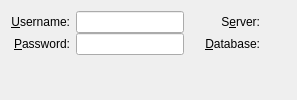
    <widget class="QFrame" name="_frame">
     <property name="sizePolicy">
      <sizepolicy hsizetype="Preferred" vsizetype="Expanding">
       <horstretch>0</horstretch>
       <verstretch>1</verstretch>
      </sizepolicy>
     </property>
     <property name="frameShape">
      <enum>QFrame::NoFrame</enum>
     </property>
     <property name="frameShadow">
      <enum>QFrame::Plain</enum>
     </property>
     <layout class="QGridLayout" name="gridLayout">
      <property name="verticalSpacing">
       <number>0</number>
      </property>
      <item row="0" column="0">
       <widget class="QLabel" name="_usernameLit">
        <property name="text">
         <string>&amp;Username:</string>
        </property>
        <property name="alignment">
         <set>Qt::AlignRight|Qt::AlignTrailing|Qt::AlignVCenter</set>
        </property>
        <property name="buddy">
         <cstring>_username</cstring>
        </property>
       </widget>
      </item>
      <item row="0" column="1">
       <widget class="QLineEdit" name="_username">
        <property name="sizePolicy">
         <sizepolicy hsizetype="Preferred" vsizetype="Fixed">
          <horstretch>0</horstretch>
          <verstretch>0</verstretch>
         </sizepolicy>
        </property>
       </widget>
      </item>
      <item row="0" column="3">
       <widget class="QLabel" name="_serverLit">
        <property name="text">
         <string>S&amp;erver:</string>
        </property>
        <property name="alignment">
         <set>Qt::AlignRight|Qt::AlignTrailing|Qt::AlignVCenter</set>
        </property>
        <property name="buddy">
         <cstring>_server</cstring>
        </property>
       </widget>
      </item>
      <item row="0" column="4">
       <widget class="QLabel" name="_server">
        <property name="sizePolicy">
         <sizepolicy hsizetype="Expanding" vsizetype="Preferred">
          <horstretch>1</horstretch>
          <verstretch>0</verstretch>
         </sizepolicy>
        </property>
        <property name="text">
         <string/>
        </property>
        <property name="alignment">
         <set>Qt::AlignLeading|Qt::AlignLeft|Qt::AlignVCenter</set>
        </property>
       </widget>
      </item>
      <item row="0" column="5" rowspan="2">
       <spacer>
        <property name="orientation">
         <enum>Qt::Horizontal</enum>
        </property>
        <property name="sizeType">
         <enum>QSizePolicy::MinimumExpanding</enum>
        </property>
        <property name="sizeHint" stdset="0">
         <size>
          <width>13</width>
          <height>20</height>
         </size>
        </property>
       </spacer>
      </item>
      <item row="1" column="3" rowspan="2">
       <widget class="QLabel" name="_databaseLit">
        <property name="text">
         <string>&amp;Database:</string>
        </property>
        <property name="alignment">
         <set>Qt::AlignRight|Qt::AlignTrailing|Qt::AlignVCenter</set>
        </property>
        <property name="buddy">
         <cstring>_database</cstring>
        </property>
       </widget>
      </item>
      <item row="1" column="4" rowspan="2">
       <widget class="QLabel" name="_database">
        <property name="sizePolicy">
         <sizepolicy hsizetype="Expanding" vsizetype="Preferred">
          <horstretch>1</horstretch>
          <verstretch>0</verstretch>
         </sizepolicy>
        </property>
        <property name="text">
         <string/>
        </property>
        <property name="alignment">
         <set>Qt::AlignLeading|Qt::AlignLeft|Qt::AlignVCenter</set>
        </property>
       </widget>
      </item>
      <item row="2" column="0">
       <widget class="QLabel" name="_passwordLit">
        <property name="text">
         <string>&amp;Password:</string>
        </property>
        <property name="alignment">
         <set>Qt::AlignRight|Qt::AlignTrailing|Qt::AlignVCenter</set>
        </property>
        <property name="buddy">
         <cstring>_password</cstring>
        </property>
       </widget>
      </item>
      <item row="2" column="1">
       <widget class="QLineEdit" name="_password">
        <property name="sizePolicy">
         <sizepolicy hsizetype="Preferred" vsizetype="Fixed">
          <horstretch>0</horstretch>
          <verstretch>0</verstretch>
         </sizepolicy>
        </property>
       </widget>
      </item>
      <item row="3" column="1">
       <spacer>
        <property name="orientation">
         <enum>Qt::Vertical</enum>
        </property>
        <property name="sizeType">
         <enum>QSizePolicy::Expanding</enum>
        </property>
        <property name="sizeHint" stdset="0">
         <size>
          <width>20</width>
          <height>0</height>
         </size>
        </property>
       </spacer>
      </item>
      <item row="0" column="2">
       <spacer name="horizontalSpacer">
        <property name="orientation">
         <enum>Qt::Horizontal</enum>
        </property>
        <property name="sizeType">
         <enum>QSizePolicy::Fixed</enum>
        </property>
        <property name="sizeHint" stdset="0">
         <size>
          <width>15</width>
          <height>20</height>
         </size>
        </property>
       </spacer>
      </item>
     </layout>
    </widget>
